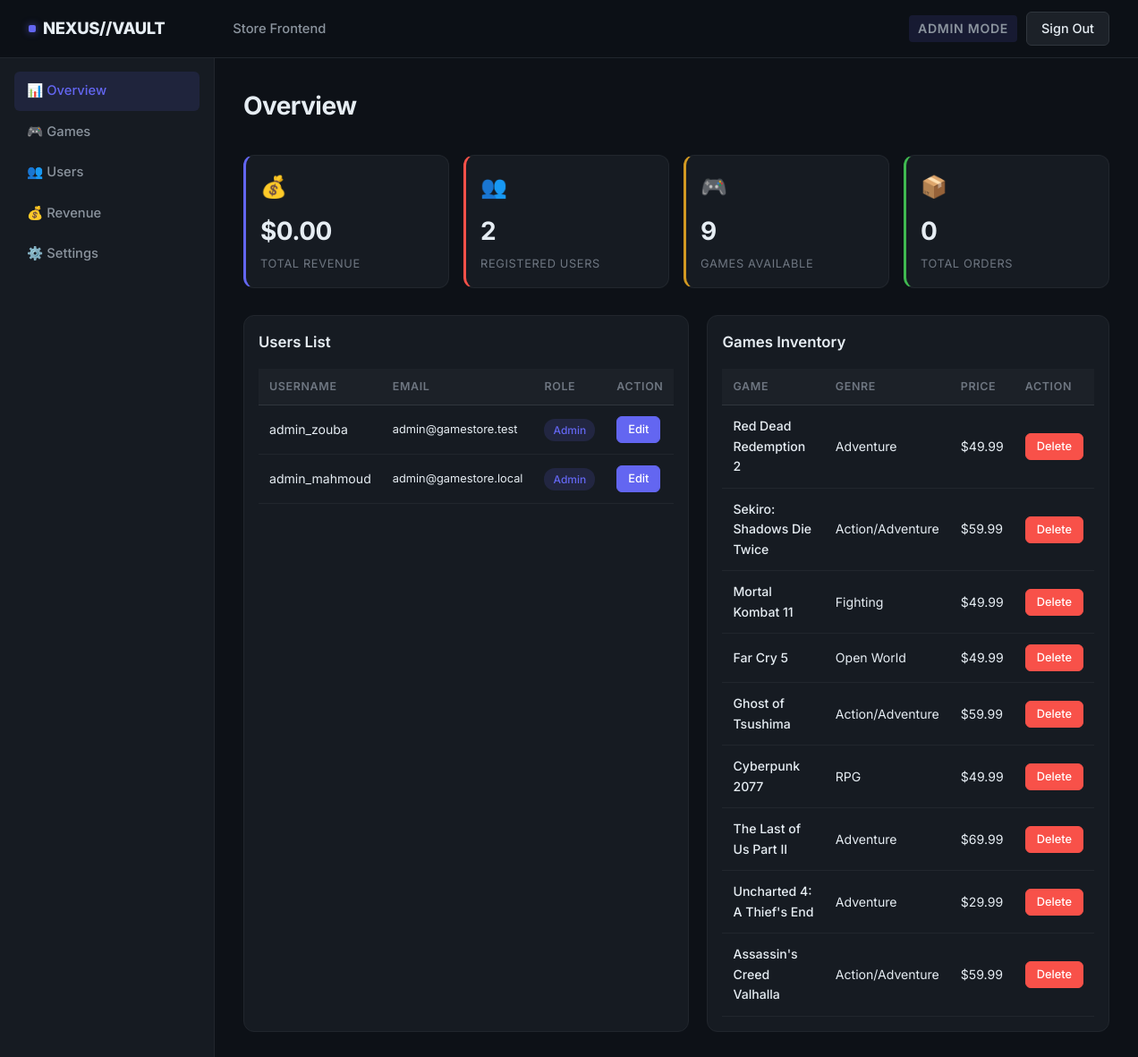
The page /admin (signed in) on the database its author committed.
### tables this page shows
CREATE TABLE IF NOT EXISTS users (
    id INT AUTO_INCREMENT PRIMARY KEY,
    username VARCHAR(50) NOT NULL UNIQUE,
    email VARCHAR(100) NOT NULL UNIQUE,
    password VARCHAR(255) NOT NULL, 
    role ENUM('client', 'admin') DEFAULT 'client',
    created_at DATETIME DEFAULT CURRENT_TIMESTAMP
);

CREATE TABLE IF NOT EXISTS games (
    id INT AUTO_INCREMENT PRIMARY KEY,
    title VARCHAR(100) NOT NULL,
    description TEXT,
    price DECIMAL(10, 2) NOT NULL,
    cover_image_path VARCHAR(255), 
    category_id INT,
    created_at DATETIME DEFAULT CURRENT_TIMESTAMP,
    FOREIGN KEY (category_id) REFERENCES categories(id) ON DELETE SET NULL
);

CREATE TABLE IF NOT EXISTS categories (
    id INT AUTO_INCREMENT PRIMARY KEY,
    name VARCHAR(50) NOT NULL UNIQUE
);

### controllers/AdminController.php (called while the page is built, shortened)
<?php
require_once __DIR__ . '/../models/Game.php';
require_once __DIR__ . '/../models/User.php';
require_once __DIR__ . '/../models/Order.php';
class AdminController {
    public function index() {
        $userModel = new User();
        $gameModel = new Game();
        $orderModel = new Order();
        $users = $userModel->getAllUsers();
        $games = $gameModel->getAllGames();
        $orders = $orderModel->getAllOrders();
        $totalRevenue = 0;
        require __DIR__ . '/../views/back-office/index.php';
    }
}
?>

### config/database.php (called while the page is built)
<?php
class Database {
    private static $connection = null;
    public static function getConnection() {
        if (self::$connection === null) {
            $host = 'db';
            $db   = 'gamestore_db';
            $user = 'devuser';
            $pass = 'devpassword';
            $charset = 'utf8mb4';
            $dsn = "mysql:host=$host;dbname=$db;charset=$charset";
            $options = [
                PDO::ATTR_ERRMODE            => PDO::ERRMODE_EXCEPTION,
                PDO::ATTR_DEFAULT_FETCH_MODE => PDO::FETCH_ASSOC,
                PDO::ATTR_EMULATE_PREPARES   => false,
            ];
            try {
                self::$connection = new PDO($dsn, $user, $pass, $options);
            } catch (\PDOException $e) {
                die("Database connection failed: " . $e->getMessage());
            }
        }
        return self::$connection;
    }
}
?>

### models/User.php (called while the page is built, shortened)
<?php
require_once __DIR__ . '/../config/database.php';
class User {
    private $conn;
    public function __construct() {
        $this->conn = Database::getConnection();
    }
    public function getAllUsers() {
        $stmt = $this->conn->query("SELECT * FROM users ORDER BY created_at DESC");
        return $stmt->fetchAll();
    }
}
?>

### models/Game.php (called while the page is built, shortened)
<?php
require_once __DIR__ . '/../config/database.php';
class Game {
    private $conn;
    public function __construct() {
        $this->conn = Database::getConnection();
    }
    public function getAllGames() {
        $stmt = $this->conn->query("SELECT g.*, c.name as category_name FROM games g LEFT JOIN categories c ON g.category_id = c.id");
        return $stmt->fetchAll();
    }
}
?>

### models/Order.php (called while the page is built, shortened)
<?php
require_once __DIR__ . '/../config/database.php';
class Order {
    private $conn;
    public function __construct() {
        $this->conn = Database::getConnection();
    }
    public function getAllOrders() {
        $stmt = $this->conn->query("SELECT o.*, u.username, u.email FROM orders o JOIN users u ON o.user_id = u.id ORDER BY o.created_at DESC");
        return $stmt->fetchAll();
    }
}
?>

### views/back-office/index.php (the view, shortened to what this page needs)
<!DOCTYPE html>
<html lang="en">
<head>
  <link rel="stylesheet" href="/assets/css/styles.css">
</head>
<body>
  <nav class="nav">
    <div class="nav-container">
      <a href="/" class="nav-logo">NEXUS//VAULT</a>
      <ul class="nav-links">
        <li><a href="/">Store Frontend</a></li>
      </ul>
      <div class="nav-auth">
        <span class="admin-badge">ADMIN MODE</span>
        <a href="/logout" class="btn btn-secondary">Sign Out</a>
      </div>
    </div>
  </nav>
  <main class="dashboard">
    <div class="dashboard-grid">
      <aside class="dashboard-sidebar">
        <ul class="sidebar-menu">
          <li><a href="/admin" class="active">📊 Overview</a></li>
          <li><a href="/admin/games/add">🎮 Games</a></li>
          <li><a href="/admin/users">👥 Users</a></li>
          <li><a href="/admin/revenue">💰 Revenue</a></li>
          <li><a href="/admin/settings">⚙️ Settings</a></li>
        </ul>
      </aside>
      <div class="dashboard-main">
        <h1 class="dashboard-title">Overview</h1>
        <div class="stats-grid" style="margin-bottom: 30px;">
          <div class="stat-card">
            <span class="stat-card-icon">💰</span>
            <span class="stat-card-value">$<?= number_format($totalRevenue, 2) ?></span>
            <span class="stat-card-label">Total Revenue</span>
          </div>
          <div class="stat-card accent-pink">
            <span class="stat-card-icon">👥</span>
            <span class="stat-card-value"><?= count($users) ?></span>
            <span class="stat-card-label">Registered Users</span>
          </div>
          <div class="stat-card accent-yellow">
            <span class="stat-card-icon">🎮</span>
            <span class="stat-card-value"><?= count($games) ?></span>
            <span class="stat-card-label">Games Available</span>
          </div>
          <div class="stat-card accent-green">
            <span class="stat-card-icon">📦</span>
            <span class="stat-card-value"><?= count($orders) ?></span>
            <span class="stat-card-label">Total Orders</span>
          </div>
        </div>
        <div style="display: grid; grid-template-columns: 1fr 1fr; gap: 20px;">
          <div class="chart-container">
            <h3 class="chart-title">Users List</h3>
            <table class="data-table">
              <thead>
                <tr>
                  <th>Username</th>
                  <th>Email</th>
                  <th>Role</th>
                  <th>Action</th>
                </tr>
              </thead>
              <tbody>
                <?php foreach ($users as $user): ?>
                  <tr>
                    <td><?= htmlspecialchars($user['username']) ?></td>
                    <td style="font-size: 0.8rem;"><?= htmlspecialchars($user['email']) ?></td>
                    <td><span
                        class="status-badge <?= $user['role'] === 'admin' ? 'active' : 'inactive' ?>"><?= htmlspecialchars($user['role']) ?></span>
                    </td>
                    <td>
                      <div style="display:flex; gap: 5px;">
                        <button class="btn btn-sm btn-primary"
                          onclick="openEditUserModal(<?= $user['id'] ?>, '<?= htmlspecialchars(addslashes($user['username'])) ?>', '<?= htmlspecialchars(addslashes($user['email'])) ?>', '<?= htmlspecialchars(addslashes($user['role'] ?? 'client')) ?>')">Edit</button>
                      </div>
                    </td>
                  </tr>
                <?php endforeach; ?>
              </tbody>
            </table>
          </div>
          <div class="chart-container">
            <h3 class="chart-title">Games Inventory</h3>
            <table class="data-table">
              <thead>
                <tr>
                  <th>Game</th>
                  <th>Genre</th>
                  <th>Price</th>
                  <th>Action</th>
                </tr>
              </thead>
              <tbody>
                <?php foreach ($games as $game): ?>
                  <tr>
                    <td class="text-primary"><?= htmlspecialchars($game['title']) ?></td>
                    <td><?= htmlspecialchars($game['category_name'] ?? 'None') ?></td>
                    <td>$<?= htmlspecialchars($game['price']) ?></td>
                    <td>
                      <form method="POST" action="/admin/games/delete" style="margin: 0;">
                        <button class="btn btn-sm btn-danger">Delete</button>
                      </form>
                    </td>
                  </tr>
                <?php endforeach; ?>
              </tbody>
            </table>
          </div>
        </div>
      </div>
    </div>
  </main>
</body>
</html>

### rows shown on the page
users: username "admin_zouba", email "admin@gamestore.test", role "Admin"
users: username "admin_mahmoud", email "admin@gamestore.local", role "Admin"
games: title "Red Dead Redemption 2", category.name "Adventure", price "49.99"
games: title "Sekiro: Shadows Die Twice", category.name "Action/Adventure", price "59.99"
games: title "Mortal Kombat 11", category.name "Fighting", price "49.99"
games: title "Far Cry 5", category.name "Open World", price "49.99"
games: title "Ghost of Tsushima", category.name "Action/Adventure", price "59.99"
games: title "Cyberpunk 2077", category.name "RPG", price "49.99"
games: title "The Last of Us Part II", category.name "Adventure", price "69.99"
games: title "Uncharted 4: A Thief's End", category.name "Adventure", price "29.99"
games: title "Assassin's Creed Valhalla", category.name "Action/Adventure", price "59.99"

### other values the page prints
$totalRevenue "0.00"
count($users) "2"
count($games) "9"
count($orders) "0"
